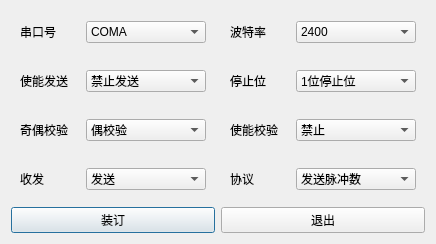
<?xml version="1.0" encoding="UTF-8"?>
<ui version="4.0">
 <class>SerialInterfaceDialog</class>
 <widget class="QDialog" name="SerialInterfaceDialog">
  <property name="geometry">
   <rect>
    <x>0</x>
    <y>0</y>
    <width>436</width>
    <height>244</height>
   </rect>
  </property>
  <property name="windowTitle">
   <string>设备接口</string>
  </property>
  <property name="modal">
   <bool>true</bool>
  </property>
  <layout class="QGridLayout" name="gridLayout_10">
   <item row="0" column="0">
    <widget class="QWidget" name="widget" native="true">
     <layout class="QGridLayout" name="gridLayout_3">
      <item row="0" column="0">
       <layout class="QHBoxLayout" name="horizontalLayout_2">
        <item>
         <widget class="QLabel" name="label">
          <property name="text">
           <string>串口号</string>
          </property>
         </widget>
        </item>
        <item>
         <widget class="QComboBox" name="comboBox">
          <property name="minimumSize">
           <size>
            <width>120</width>
            <height>0</height>
           </size>
          </property>
          <item>
           <property name="text">
            <string>COMA</string>
           </property>
          </item>
          <item>
           <property name="text">
            <string>COMB</string>
           </property>
          </item>
          <item>
           <property name="text">
            <string>COMC</string>
           </property>
          </item>
          <item>
           <property name="text">
            <string>COMD</string>
           </property>
          </item>
          <item>
           <property name="text">
            <string>COME</string>
           </property>
          </item>
          <item>
           <property name="text">
            <string>COMF</string>
           </property>
          </item>
          <item>
           <property name="text">
            <string>COMG</string>
           </property>
          </item>
         </widget>
        </item>
       </layout>
      </item>
     </layout>
    </widget>
   </item>
   <item row="0" column="1">
    <widget class="QWidget" name="widget_2" native="true">
     <layout class="QGridLayout" name="gridLayout">
      <item row="0" column="0">
       <layout class="QHBoxLayout" name="horizontalLayout_3">
        <item>
         <widget class="QLabel" name="label_2">
          <property name="text">
           <string>波特率 </string>
          </property>
         </widget>
        </item>
        <item>
         <widget class="QComboBox" name="comboBox_2">
          <property name="minimumSize">
           <size>
            <width>120</width>
            <height>0</height>
           </size>
          </property>
          <item>
           <property name="text">
            <string>2400</string>
           </property>
          </item>
          <item>
           <property name="text">
            <string>4800</string>
           </property>
          </item>
          <item>
           <property name="text">
            <string>9600</string>
           </property>
          </item>
          <item>
           <property name="text">
            <string>19200</string>
           </property>
          </item>
          <item>
           <property name="text">
            <string>38400</string>
           </property>
          </item>
          <item>
           <property name="text">
            <string>57600</string>
           </property>
          </item>
          <item>
           <property name="text">
            <string>115200</string>
           </property>
          </item>
          <item>
           <property name="text">
            <string>230400</string>
           </property>
          </item>
          <item>
           <property name="text">
            <string>384000</string>
           </property>
          </item>
          <item>
           <property name="text">
            <string>460800</string>
           </property>
          </item>
         </widget>
        </item>
       </layout>
      </item>
     </layout>
    </widget>
   </item>
   <item row="1" column="0">
    <widget class="QWidget" name="widget_3" native="true">
     <layout class="QGridLayout" name="gridLayout_4">
      <item row="0" column="0">
       <layout class="QHBoxLayout" name="horizontalLayout_4">
        <item>
         <widget class="QLabel" name="label_6">
          <property name="text">
           <string>使能发送</string>
          </property>
         </widget>
        </item>
        <item>
         <widget class="QComboBox" name="comboBox_6">
          <property name="minimumSize">
           <size>
            <width>120</width>
            <height>0</height>
           </size>
          </property>
          <item>
           <property name="text">
            <string>禁止发送</string>
           </property>
          </item>
          <item>
           <property name="text">
            <string>使能发送</string>
           </property>
          </item>
         </widget>
        </item>
       </layout>
      </item>
     </layout>
    </widget>
   </item>
   <item row="1" column="1">
    <widget class="QWidget" name="widget_4" native="true">
     <layout class="QGridLayout" name="gridLayout_9">
      <item row="0" column="0">
       <layout class="QGridLayout" name="gridLayout_2">
        <item row="0" column="0">
         <widget class="QLabel" name="label_7">
          <property name="text">
           <string>停止位</string>
          </property>
         </widget>
        </item>
        <item row="0" column="1">
         <widget class="QComboBox" name="comboBox_7">
          <property name="minimumSize">
           <size>
            <width>120</width>
            <height>0</height>
           </size>
          </property>
          <item>
           <property name="text">
            <string>1位停止位</string>
           </property>
          </item>
          <item>
           <property name="text">
            <string>2位停止位</string>
           </property>
          </item>
         </widget>
        </item>
       </layout>
      </item>
     </layout>
    </widget>
   </item>
   <item row="2" column="0">
    <widget class="QWidget" name="widget_5" native="true">
     <layout class="QGridLayout" name="gridLayout_5">
      <item row="0" column="0">
       <layout class="QHBoxLayout" name="horizontalLayout_5">
        <item>
         <widget class="QLabel" name="label_3">
          <property name="text">
           <string>奇偶校验</string>
          </property>
         </widget>
        </item>
        <item>
         <widget class="QComboBox" name="comboBox_3">
          <property name="minimumSize">
           <size>
            <width>120</width>
            <height>0</height>
           </size>
          </property>
          <item>
           <property name="text">
            <string>偶校验</string>
           </property>
          </item>
          <item>
           <property name="text">
            <string>奇校验</string>
           </property>
          </item>
         </widget>
        </item>
       </layout>
      </item>
     </layout>
    </widget>
   </item>
   <item row="2" column="1">
    <widget class="QWidget" name="widget_6" native="true">
     <layout class="QGridLayout" name="gridLayout_6">
      <item row="0" column="0">
       <layout class="QHBoxLayout" name="horizontalLayout_6">
        <item>
         <widget class="QLabel" name="label_8">
          <property name="text">
           <string>使能校验</string>
          </property>
         </widget>
        </item>
        <item>
         <widget class="QComboBox" name="comboBox_8">
          <property name="minimumSize">
           <size>
            <width>120</width>
            <height>0</height>
           </size>
          </property>
          <item>
           <property name="text">
            <string>禁止</string>
           </property>
          </item>
          <item>
           <property name="text">
            <string>使能奇偶校验</string>
           </property>
          </item>
         </widget>
        </item>
       </layout>
      </item>
     </layout>
    </widget>
   </item>
   <item row="3" column="0">
    <widget class="QWidget" name="widget_7" native="true">
     <layout class="QGridLayout" name="gridLayout_7">
      <item row="0" column="0">
       <layout class="QHBoxLayout" name="horizontalLayout_7">
        <item>
         <widget class="QLabel" name="label_4">
          <property name="text">
           <string>收发</string>
          </property>
         </widget>
        </item>
        <item>
         <widget class="QComboBox" name="comboBox_4">
          <property name="minimumSize">
           <size>
            <width>120</width>
            <height>0</height>
           </size>
          </property>
          <item>
           <property name="text">
            <string>发送</string>
           </property>
          </item>
          <item>
           <property name="text">
            <string>接收</string>
           </property>
          </item>
         </widget>
        </item>
       </layout>
      </item>
     </layout>
    </widget>
   </item>
   <item row="3" column="1">
    <widget class="QWidget" name="widget_8" native="true">
     <layout class="QGridLayout" name="gridLayout_8">
      <item row="0" column="0">
       <layout class="QHBoxLayout" name="horizontalLayout_8">
        <item>
         <widget class="QLabel" name="label_5">
          <property name="text">
           <string>协议</string>
          </property>
         </widget>
        </item>
        <item>
         <widget class="QComboBox" name="comboBox_5">
          <property name="minimumSize">
           <size>
            <width>120</width>
            <height>0</height>
           </size>
          </property>
          <item>
           <property name="text">
            <string>发送脉冲数</string>
           </property>
          </item>
          <item>
           <property name="text">
            <string>发送导航数据</string>
           </property>
          </item>
         </widget>
        </item>
       </layout>
      </item>
     </layout>
    </widget>
   </item>
   <item row="4" column="0" colspan="2">
    <layout class="QHBoxLayout" name="horizontalLayout">
     <item>
      <widget class="QPushButton" name="pushButton">
       <property name="text">
        <string>装订</string>
       </property>
      </widget>
     </item>
     <item>
      <widget class="QPushButton" name="pushButton_2">
       <property name="text">
        <string>退出</string>
       </property>
      </widget>
     </item>
    </layout>
   </item>
  </layout>
 </widget>
 <resources/>
 <connections/>
</ui>
